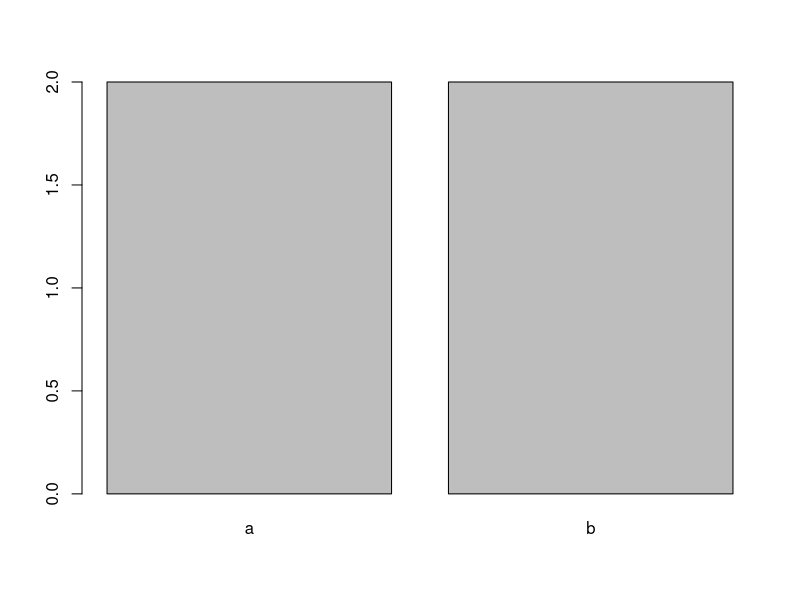
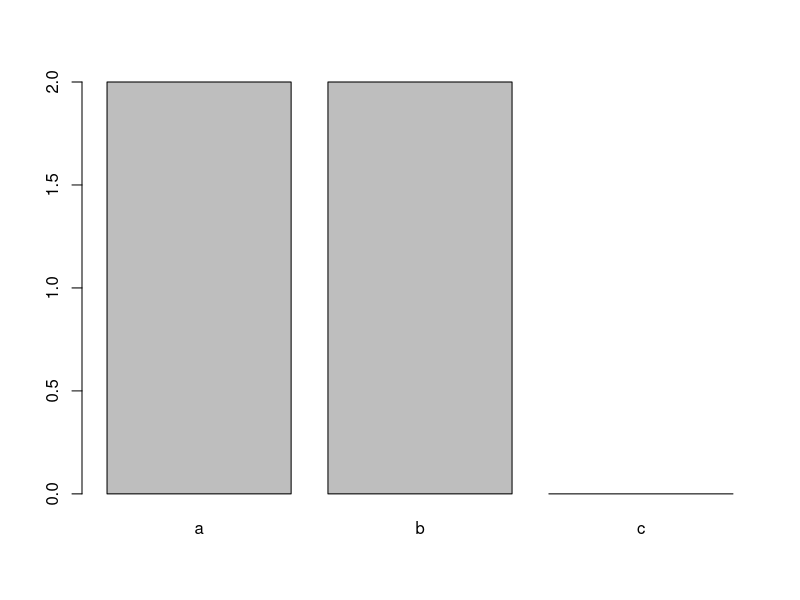

Generate these figures, in order, with R: (Note: this script raises an error after producing the figures.)
## ---- chunk 1
library(knitr)
opts_knit$set(base.dir='./')
opts_chunk$set(prompt=TRUE, comment='', fig.path='figures/')
options(width = 66)
## ---- chunk 2
typeof(1.1)
typeof(1.0)
typeof(1)
typeof(1L)
typeof('1')
typeof(TRUE)
typeof(FALSE)
## ---- chunk 3
is.atomic(1.1)
is.atomic(FALSE)
## ---- chunk 4
(casos <- c(42, 25))
c(1)
## ---- chunk 5
seq(from = 1, to = 10)
1:10 # Equivalente ao comando anterior.
seq(from = 1, to = 10, by = 2)
## ---- chunk 6
attributes(casos)
casos2015 <- c(notificados = 42, autoctones = 25, importados = 5)
attributes(casos2015)
## ---- chunk 7
str(casos)
## ---- chunk 8
mode(1L)
mode(1.1)
## ---- chunk 9
length(1.1)
length(casos)
## ---- chunk 10
casos2015[2]
casos2015['autoctones']
## ---- chunk 11
casos2015[c('autoctones', 'importados')]
casos2015[c(2, 3)]
casos2015[2:3]
## ---- chunk 12
idades <- c(3, 7, 12, 4, 1, 5, 6)
idades[c(TRUE, TRUE, FALSE, FALSE, FALSE, FALSE, FALSE)]
idades > 5
idades[idades > 5]
idades[idades > 2 & idades < 7]
idades[idades < 4 | idades == 12]
## ---- chunk 13
idades[c(1, 1)]
idades[]
## ---- chunk 14
casos2015
(casos2015['notificados'] <- 50)
## ---- chunk 15
names(casos2015)
names(casos2015)[1] <- 'suspeitos'
names(casos2015)
## ---- chunk 16
casos2015[c(1, 3, 2)]
## ---- chunk 17
(casos2015 <- casos2015[c(1, 3, 2)])
## ---- chunk 18
casos2015[-1]
## ---- chunk 19
casos2015[-c(2, 3)]
## ---- chunk 20
c(c(1, 3), c(10, 20))
c(c(1, 3), c(10, 20), 5)
## ---- chunk 21
append(c(1, 3), c(10, 20), after = 1)
## ---- chunk 22
typeof(c(1, 3))
typeof(c(1, 'a'))
## ---- chunk 23
as.character(c(1, 3))
typeof(c(1L, 3L))
typeof(as.double(c(1L, 3L)))
## ---- chunk 24
2 ^ 3 * 4
2 ^ (3 * 4)
2 * 3 + 4
2 * (3 + 4)
2 + 3 == 5
## ---- chunk 25
c(1, 3) + c(2, 4)
## ---- chunk 26
c(10, 12, 14, 16) - c(2, 3)
## ---- chunk 27
c(10, 12, 14) - c(2, 3)
## ---- chunk 28
sqrt(c(64, 100))
## ---- chunk 29
sum(c(2, 3, 5)) # Soma
cumsum(c(2, 3, 5)) # Soma acumulada
prod(c(2, 3, 5)) # Produto
cumprod(c(2, 3, 5)) # Produto acumulado
## ---- chunk 30
Reduce('/', c(100, 2, 2))
## ---- chunk 31
Reduce(sum, c(2, 3, 5)) # Equivalente a cumsum(c(2, 3, 5))
## ---- chunk 32
3 < 5 # 3 menor do que 5?
3 <= 5 # 3 menor o igual a 5?
3 >= 5 # 3 maior ou igual a 5?
3 > 5 # 3 maior do que 5?
3 == 5 # 3 igual a 5?
3 != 5 # 3 diferente de 5?
3 > 4 & 5 > 4 # 3 e 5 são maiores do que 4?
3 > 4 | 5 > 4 # 3 ou 5 são maiores do que 4?
a <- 1:3
any(a > 2) # Algum dos valores em "a" é maior do que 12?
all(a > 2) # Todos os valores em "a" são maiores do que 12?
identical(c(1, 3), c(4, 5)) # Os dois vetores são iguais
c(1, 3, 5, 7) %in% c(4, 5, 6, 7) # Quais elementos do 1o vetor estão no 2o
## ---- chunk 33
which(c(1, 2, 3, 4) > 2) # Quais elementos são maiores do que 2
union(x = 1:3, y = 3:5) # Quais elementeos estão em x ou em y
intersect(x = 1:3, y = 3:5) # Quais elementeos estão em x e em y
setdiff(x = 1:3, y = 3:5) # Quais elementeos de x não estão em y
## ---- chunk 34
matrix(1:6, ncol = 3)
matrix(1:6, nrow = 3)
## ---- chunk 35
matrix((1:6), ncol = 3, byrow = TRUE)
## ---- chunk 36
rbind(1:3, c(10, 20, 30))
cbind(1:3, c(10, 20, 30))
is.matrix(cbind(1:3, c(10, 20, 30)))
## ---- chunk 37
(vacinados <- matrix(c(8, 5, 0, 13, 4, 1, 10, 6, 2), ncol = 3))
attributes(vacinados)
## ---- chunk 38
rownames(vacinados) <- c('a', 'b', 'c')
vacinados
colnames(vacinados) <- c('sim', 'nao', 'desconhecido')
vacinados
## ---- chunk 39
dimnames(vacinados)
names(dimnames(vacinados)) <- c('grupo', 'vacinado')
vacinados
## ---- chunk 40
matrix(c(8, 5, 0, 13, 4, 1, 10, 6, 2), ncol = 3,
       dimnames = list(c('a', 'b', 'c'), NULL))
matrix(c(8, 5, 0, 13, 4, 1, 10, 6, 2), ncol = 3,
       dimnames = list(NULL, c('sim', 'nao', 'desconhecido')))
matrix(c(8, 5, 0, 13, 4, 1, 10, 6, 2), ncol = 3,
       dimnames = list(c('a', 'b', 'c'), c('sim', 'nao', 'desconhecido')))
matrix(c(8, 5, 0, 13, 4, 1, 10, 6, 2), ncol = 3,
       dimnames = list(grupo = c('a', 'b', 'c'),
                       vacinado = c('sim', 'nao', 'desconhecido')))
## ---- chunk 41
attributes(vacinados)
## ---- chunk 42
str(vacinados)
## ---- chunk 43
length(vacinados)
## ---- chunk 44
dim(vacinados)
nrow(vacinados)
ncol(vacinados)
## ---- chunk 45
vacinados[1:2, ]
## ---- chunk 46
vacinados[, c('nao', 'desconhecido')]
## ---- chunk 47
vacinados[, 'nao']
## ---- chunk 48
vacinados[1:2, c(1, 3)]
## ---- chunk 49
vacinados[ , 'sim']
vacinados[ , 'sim'] > 1
vacinados[vacinados[ , 'sim'] > 1, ]
vacinados[c(TRUE, TRUE), ]
## ---- chunk 50
vacinados[3, 3] <- 0
vacinados[2, 1:2] <- c(6, 9)
## ---- chunk 51
colnames(vacinados)[3] <- 'desc'
## ---- chunk 52
vacinados[c('c', 'b', 'a'), 3:1]
## ---- chunk 53
vacinados[-1, ]
vacinados[-c(1, 2) , -3]
## ---- chunk 54
a <- matrix(1:6, ncol = 3)
b <- matrix(11:16, ncol = 3)
cbind(a, b)
## ---- chunk 55
rbind(a, b)
## ---- chunk 56
matrix(c(1:3, 'a'), ncol = 2)
## ---- chunk 57
as.vector(vacinados)
as.matrix(casos)
as.matrix(casos2015)
## ---- chunk 58
vacinados + 100
## ---- chunk 59
vacinados / sum(vacinados)
prop.table(vacinados)
## ---- chunk 60
vacinados + c(10, 100, 1000)
## ---- chunk 61
vacinados2 <- vacinados + 100
vacinados2 - vacinados
## ---- chunk 62
matrix(1:4, ncol = 2) * matrix(5:8, ncol = 2)
matrix(1:4, ncol = 2) %*% matrix(5:8, ncol = 2)
## ---- chunk 63
sum(vacinados)
cumsum(vacinados)
## ---- chunk 64
colSums(vacinados)
rowSums(vacinados)
addmargins(vacinados)
## ---- chunk 65
(banco <- data.frame(cidade = c('a', 'b', 'c', 'd'),
                    populacao = c(1500, 3300, 2000, 4500),
                    casos = c(133, 37, 76, 503),
                    vigilancia = c('nao', 'sim', 'sim', 'nao')))
## ---- chunk 66
attributes(banco)
## ---- chunk 67
str(banco)
## ---- chunk 68
banco[1:2, c('populacao', 'casos')]
## ---- chunk 69
banco[c('populacao', 'casos')]
## ---- chunk 70
banco['populacao']
banco[['populacao']]
banco$populacao
## ---- chunk 71
banco[3, 'casos'] <- 83
## ---- chunk 72
names(banco)[2] <- 'pop'
## ---- chunk 73
(banco2 <- data.frame(cidade = rep(c('a', 'b', 'c', 'd'), each = 2),
                     mortes = c(17, 15, 4, 4, 7, 5, 23, 26),
                     ano = rep(c(2015, 2016), 4)))
banco3 <- data.frame(c('e', 'f'),
                     c(25e3, 27.2e3),
                     c(19, 21), c('sim', 'sim'))
names(banco3) <- names(banco)
## ---- chunk 74
merge(banco, banco2, by = 1)
merge(banco, banco2, by = 'cidade')
## ---- chunk 75
(banco4 <- banco[c(2, 1, 3:4)])
merge(banco4, banco2, by.x = 2, by.y = 1)
merge(banco4, banco2, by = 'cidade')
## ---- chunk 76
names(banco4)[2] <- 'cid'
merge(banco4, banco2, by.x = 2, by.y = 1)
merge(banco4, banco2, by.x = 'cid', by.y = 'cidade')
## ---- chunk 77
rbind(banco, banco3)
## ---- chunk 78
banco[2, 2] <- 'z'
banco
## ---- chunk 79
as.data.frame(casos)
as.data.frame(casos2015)
as.data.frame(vacinados)
## ---- chunk 80
as.matrix(banco)
## ---- chunk 81
(lista <- list(1:3, vacinados, banco))
## ---- chunk 82
attributes(lista)
str(lista)
## ---- chunk 83
names(lista) <- c('gaveta1', 'gaveta2', 'gaveta3')
lista
str(lista)
attributes(lista)
## ---- chunk 84
length(lista)
## ---- chunk 85
(gaveta <- list('g1',
                gaveta2 = 'g2',
                gaveta3 = list('g3a', 'g3b', gaveta3c = 'g3c')))
## ---- chunk 86
gaveta$gaveta3[[2]]
gaveta$gaveta3$gaveta3c
## ---- chunk 87
lista$gaveta3
lista$gaveta3[1:2, 2:4]
## ---- chunk 88
str(vacinados)
## ---- chunk 89
attr(vacinados, 'dimnames')
## ---- chunk 90
attr(vacinados, 'dimnames')$grupo
## ---- chunk 91
gaveta[1:2] <- c(100, 200)
gaveta
## ---- chunk 92
gaveta[c(3, 1, 2)]
## ---- chunk 93
gaveta[-3]
## ---- chunk 94
lista2 <- list('a', 'b')
lista3 <- list('c', 'd')
list(lista2, lista3)
append(lista2, lista3)
lista2[[3]] <- 'z'
lista2[[4]] <- lista3
lista2
## ---- chunk 95
as.list(casos2015)
## ---- chunk 96
as.list(matrix(1:4, ncol = 2))
## ---- chunk 97
is.data.frame(banco)
is.list(banco)
## ---- chunk 98
as.list(banco)
## ---- chunk 99
as.data.frame(list(a = 1:2, b = 3:4))
## ---- chunk 100
is.vector(c(1, 3))
is.vector(list(1, 3))
## ---- chunk 101
is.atomic(c(1, 3))
is.list(list(1, 3))
is.atomic(c(1, 3))
is.list(list(1, 3))
## ---- chunk 102
(trat_num <- c(1, 0, 0, 1))
(trat_char <- c('b', 'a', 'a', 'b'))

## ---- chunk 103
table(trat_num)
table(trat_char)
## ---- chunk 104
(trat_fat <- factor(c('b', 'a', 'a', 'b'), levels = c('a', 'b', 'c')))
## ---- chunk 105
table(trat_fat)
barplot(table(trat_char))
barplot(table(trat_fat))
## ---- chunk 106
(trat_fat2 <- factor(c('b', 'a', 'a', 'b'),
                    levels = c('c', 'b', 'a'),
                    ordered = TRUE))
## ---- chunk 107
attributes(trat_fat)
attributes(trat_fat2)
## ---- chunk 108
str(trat_fat)
str(trat_fat2)
## ---- chunk 109
typeof(trat_fat)
## ---- chunk 110
trat_fat[1] <- 'c'
trat_fat
## ---- chunk 111
trat_fat[1] <- 'd'
trat_fat
## ---- chunk 112
levels(trat_fat)
c(levels(trat_fat), 'd')
levels(trat_fat) <- c(levels(trat_fat), 'd')
trat_fat[1] <- 'd'
trat_fat
## ---- chunk 113
trat_fat
(trat_fat <- trat_fat[4:1])
## ---- chunk 114
(levels(trat_fat) <- levels(trat_fat)[4:1])
trat_fat
## ---- chunk 115
trat_fat2
(trat_fat2 <- ordered(trat_fat2, levels = c('a', 'b', 'c')))
## ---- chunk 116
trat_fat
(trat_fat <- trat_fat[-2])
## ---- chunk 117
(trat_fat <- droplevels(trat_fat))
## ---- chunk 118
trat_char <- as.character(trat_fat)
(trat_char <- trat_char[trat_char != 'a'])
(trat_fat <- as.factor(trat_char))
## ---- chunk 119
f1 <- factor(c('a', 'b'))
f2 <- factor(c('c', 'd'))
char <- c(as.character(f1), as.character(f2))
as.factor(char)
## ---- chunk 120
as.integer(trat_fat)
as.character(trat_fat)
## ---- chunk 121
as.matrix(trat_fat)
as.data.frame(trat_fat)
as.list(trat_fat)
## ---- chunk 122
date()
## ---- chunk 123
seq()
## ---- chunk 124
seq(from = 0, to = 10, by = 2)
## ---- chunk 125
seq(0, 1, 0.2)
## ---- chunk 126
seq(from = 0, to = 10, length.out = 3)
## ---- chunk 127
seq(0, 10, length.out = 3)
## ---- chunk 128
Medias <- function(vetor1 = NULL, vetor2 = NULL) {
  # Média de cada um dos vetores e média global.
  # Argumentos:
  #  vetor1: vetor numérico.
  #  vetor2: vetor numérico.
  # Resultado:
  #  Vetor numérico com as três médias.
  media1 = mean(vetor1)
  media2 = mean(vetor2)
  media_global = mean(c(media1, media2))
  c('Media 1' = media1, 'Media 2' =  media2, ' Media global' = media_global)
}
Medias(c(1, 3), c(5, 7))
## ---- chunk 129
mean(log(1:100))
mean(log(1:100), trim = .01)
mean(log(2:99))
## ---- chunk 130
Medias <- function(vetor1 = NULL, vetor2 = NULL, frac = NULL) {
  # Média de cada um dos vetores e média global.
  # Argumentos:
  #  vetor1: vetor numérico.
  #  vetor2: vetor numérico.
  #  frac: fração removida de cada extremo.
  # Resultado:
  #  Vetor numérico com as três médias.
  media1 = mean(vetor1, trim = frac)
  media2 = mean(vetor2, trim = frac)
  media_global = mean(c(media1, media2))
  c('Media 1' = media1, 'Media 2' =  media2, ' Media global' = media_global)
}
Medias(log(1:100), log(101:200), frac = .2)
## ---- chunk 131
Medias <- function(vetor1 = NULL, vetor2 = NULL, ...) {
  # Média de cada um dos vetores e média global.
  # Argumentos:
  #  vetor1: vetor numérico.
  #  vetor2: vetor numérico.
  #  ...: argumentos passados à função mean.
  # Resultado:
  #  Vetor numérico com as três médias.
  media1 = mean(vetor1, ...)
  media2 = mean(vetor2, ...)
  media_global = mean(c(media1, media2))
  c('Media 1' = media1, 'Media 2' =  media2, ' Media global' = media_global)
}
Medias(log(1:100), log(101:200), trim = .2)
## ---- chunk 132
MediaAritmetica <- function(x, y) {
  # Calcula a média aritmética entre dois números.
  # Argumentos:
  #  x: número inteiro, real ou imaginário.
  #  y: número inteiro, real ou imaginário.
  # Rsultado:
  #  Média aritmética de x e y.
  (x + y) / 2
}
MediaAritmetica(1, 3)
MediaAritmetica(1, 3, 5, 7)
## ---- chunk 133
MediaAritmetica <- function(...) {
  # Calcula a média aritmética.
  # Argumentos:
  #  ...: números.
  # Rsultado:
  #  Média aritmética de x e y.
  valores <- unlist(list(...))
  sum(valores) / length(valores)
}
MediaAritmetica(1, 3, 5, 7)
